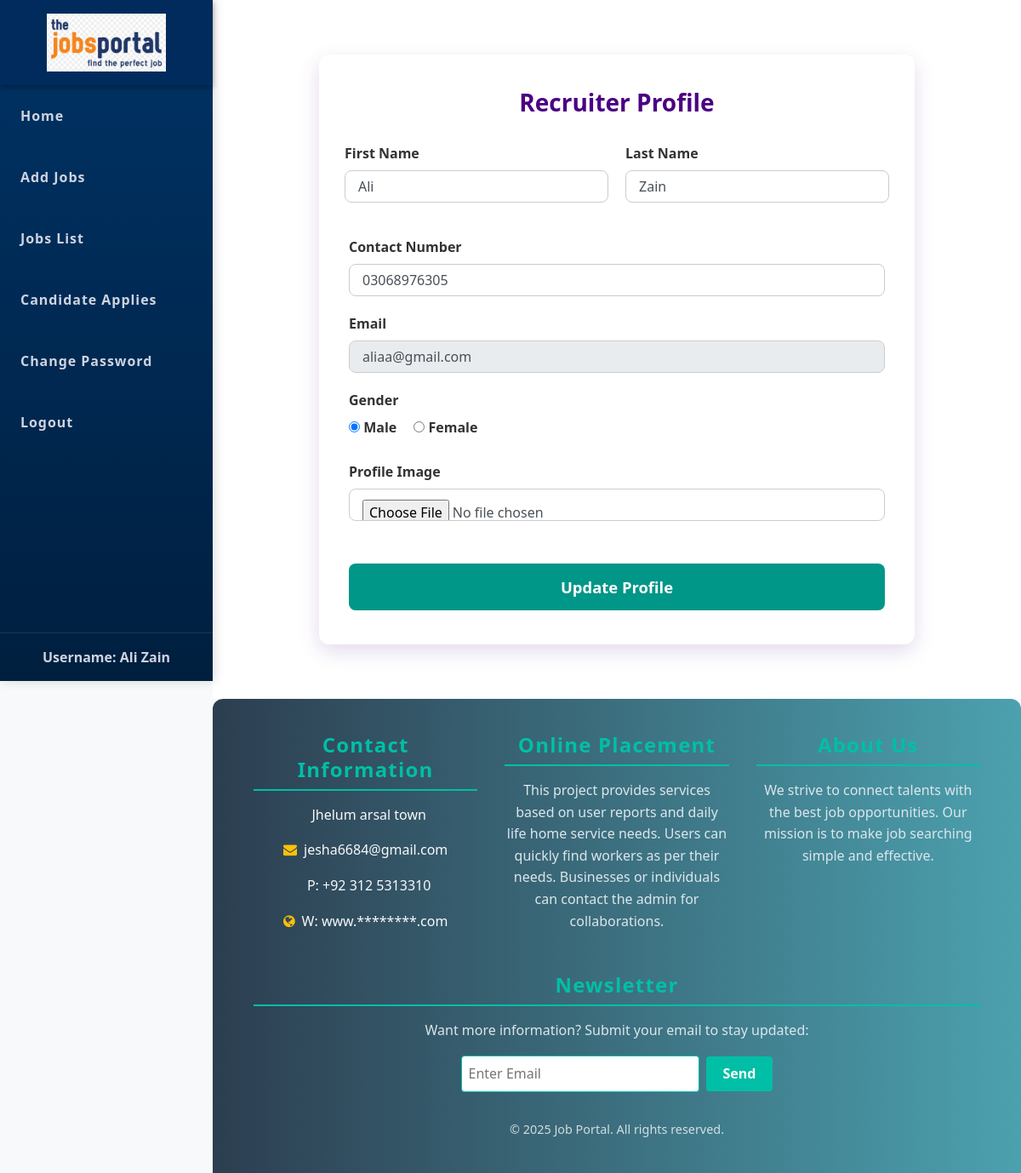
/recruiter_home/ (signed in), run on the app's committed database.
### job/models.py (models this page shows, shortened)
class Recruiter(models.Model):
    user = models.ForeignKey(User, on_delete=models.CASCADE)
    mobile = models.CharField(max_length=15, null=True)
    image = models.FileField(null=True)
    gender = models.CharField(max_length=15, null=True)
    type = models.CharField(max_length=15, null=True)
    company = models.CharField(max_length=150, null=True)
    status = models.CharField(max_length=25, null=True)

### job/views.py (the view, shortened to what this page needs)
# urls.py: path('recruiter_home/', views.recruiter_home, name='recruiter_home'),
def recruiter_home(request):
    if not request.user.is_authenticated:
        return redirect('recruiter_home')
    user = request.user
    recruiter = Recruiter.objects.get(user=user)
    error = ''
    d = {'recruiter':recruiter, 'error':error}
    return render(request, 'recruiter_home.html', d)

### job/templates/recruiter_home.html (shortened to what this page needs)
{% load static %}
<!DOCTYPE html>
<html lang="en">
<head>
  <link rel="stylesheet" href="https://maxcdn.bootstrapcdn.com/bootstrap/4.5.2/css/bootstrap.min.css" />
  <link rel="stylesheet" href="https://cdnjs.cloudflare.com/ajax/libs/font-awesome/4.7.0/css/font-awesome.min.css" />
</head>
<body>
  {% include 'recruiter_nav.html' %}
  <main class="content" role="main">
    <div class="profile-container">
      <h2 class="profile-header">Recruiter Profile</h2>
      <form name="signup" method="post" enctype="multipart/form-data">
        <div class="form-row">
          <div>
            <label for="fname">First Name</label>
            <input type="text" id="fname" name="fname" class="form-control" value="{{recruiter.user.first_name}}" required>
          </div>
          <div>
            <label for="lname">Last Name</label>
            <input type="text" id="lname" name="lname" class="form-control" value="{{recruiter.user.last_name}}" required>
          </div>
        </div>
        <div>
          <label for="contact">Contact Number</label>
          <input type="text" id="contact" name="contact" class="form-control" value="{{recruiter.mobile}}" required>
        </div>
        <div>
          <label for="email">Email</label>
          <input type="email" id="email" class="form-control" value="{{recruiter.user.username}}" readonly required>
        </div>
        <div style="margin-bottom: 20px;">
          <label>Gender</label>
          <div style="display: flex; gap: 20px;">
            <div>
              <input type="radio" name="gender" id="genderMale" value="Male" required {% if recruiter.gender == 'Male' %}checked{% endif %}>
              <label for="genderMale">Male</label>
            </div>
            <div>
              <input type="radio" name="gender" id="genderFemale" value="Female" required {% if recruiter.gender == 'Female' %}checked{% endif %}>
              <label for="genderFemale">Female</label>
            </div>
          </div>
        </div>
        <div>
          <label for="image">Profile Image</label>
          <input type="file" id="image" name="image" class="form-control" accept="image/*">
        </div>
        <button type="submit" class="btn-submit">Update Profile</button>
      </form>
    </div>
  </main>
  {% include 'footer.html' %}
</body>
</html>

### job/templates/recruiter_nav.html (shortened to what this page needs)
{% load static %}
<!DOCTYPE html>
<html lang="en">
<head>
  <link rel="stylesheet" href="https://maxcdn.bootstrapcdn.com/bootstrap/4.5.2/css/bootstrap.min.css" />
  <link rel="stylesheet" href="https://cdnjs.cloudflare.com/ajax/libs/font-awesome/4.7.0/css/font-awesome.min.css" />
</head>
<body>
  <nav id="sidebar" aria-label="Recruiter navigation sidebar">
    <div class="sidebar-brand">
      <a href="{% url 'recruiter_home' %}">
        <img src="{% static 'image/c1.png' %}" alt="Recruiter Portal Logo" />
      </a>
    </div>
    <ul class="nav">
      <li class="nav-item"><a class="nav-link" href="{% url 'recruiter_home' %}">Home</a></li>
      <li class="nav-item"><a class="nav-link" href="{% url 'add_job' %}">Add Jobs</a></li>
      <li class="nav-item"><a class="nav-link" href="{% url 'job_list' %}">Jobs List</a></li>
      <li class="nav-item"><a class="nav-link" href="{% url 'applied_candidatelist' %}">Candidate Applies</a></li>
      <li class="nav-item"><a class="nav-link" href="{% url 'changepasswordrecruiter' %}">Change Password</a></li>
      <li class="nav-item"><a class="nav-link" href="{% url 'Logout' %}">Logout</a></li>
    </ul>
    <div class="user-info" aria-label="Logged in recruiter info">
      Username: {{ request.user.first_name }} {{ request.user.last_name }}
    </div>
  </nav>
</body>
</html>

### job/templates/recruiter_home.html (style rules this page uses)
body { margin: 0; font-family: 'Segoe UI', Tahoma, Geneva, Verdana, sans-serif; background-color: #f8f9fa; display: flex; flex-direction: column; min-height: 100vh; overflow-x: hidden; }
main.content { margin-left: 250px; padding: 2rem; flex-grow: 1; background-color: #fff; box-sizing: border-box; min-height: calc(100vh - 200px); }
.profile-container { width: 100%; max-width: 700px; background-color: #fff; border-radius: 12px; box-shadow: 0 8px 24px rgba(75, 0, 130, 0.15); padding: 40px 35px; margin: 2rem auto; }
.profile-header { font-size: 28px; font-weight: 700; color: #4B0082; margin-bottom: 30px; text-align: center; }
label { font-weight: 600; color: #333; margin-bottom: 6px; display: block; }
input.form-control, input.form-control-file { width: 100%; border-radius: 8px; border: 1.5px solid #ccc; padding: 12px 15px; font-size: 1rem; margin-bottom: 20px; transition: border-color 0.3s ease, box-shadow 0.3s ease; }
.form-row { display: flex; gap: 20px; margin-bottom: 20px; }
.form-row > div { flex: 1; }
.btn-submit { width: 100%; margin-top: 30px; padding: 14px 0; font-weight: 700; font-size: 1.15rem; border-radius: 8px; background-color: #009688; border: none; color: #fff; cursor: pointer; transition: background-color 0.3s ease, box-shadow 0.3s ease; }

### job/templates/recruiter_nav.html (style rules this page uses)
body { margin: 0; font-family: 'Segoe UI', Tahoma, Geneva, Verdana, sans-serif; background-color: #f8f9fa; display: flex; min-height: 100vh; overflow-x: hidden; }
#sidebar { position: fixed; top: 0; left: 0; width: 250px; height: 100vh; background: linear-gradient(180deg, #003366, #001f3f); box-shadow: 2px 0 12px rgba(0, 0, 0, 0.15); padding-top: 100px; display: flex; flex-direction: column; z-index: 1050; user-select: none; }
#sidebar .sidebar-brand { position: fixed; top: 0; left: 0; width: 250px; height: 100px; background-color: #002b5c; display: flex; justify-content: center; align-items: center; box-shadow: 0 3px 6px rgba(0, 0, 0, 0.3); z-index: 1100; }
#sidebar .sidebar-brand img { width: 140px; cursor: pointer; }
#sidebar ul.nav { flex-grow: 1; padding-left: 0; margin: 0; list-style: none; display: flex; flex-direction: column; }
#sidebar ul.nav li.nav-item { margin: 0.5rem 0; }
#sidebar ul.nav li.nav-item a.nav-link { color: #cdd4e0; font-weight: 600; padding: 1rem 1.5rem; border-radius: 8px; display: block; transition: background-color 0.3s ease, color 0.3s ease; text-decoration: none; letter-spacing: 0.06em; }
#sidebar .user-info { padding: 1rem 20px; color: #cdd4e0; font-weight: 600; border-top: 1px solid rgba(255, 255, 255, 0.1); text-align: center; user-select: none; white-space: nowrap; overflow: hidden; text-overflow: ellipsis; }
main.content { margin-left: 250px; padding: 2rem; flex-grow: 1; overflow-x: hidden; background-color: #fff; box-sizing: border-box; min-height: 100vh; }

### data on the page
Recruiter: fname "Ali", lname "Zain", contact "03068976305", user.username "aliaa@gmail.com", gender "☑ Male", gender "☐ Female"

### other printed values
{{ request.user.first_name }} "Ali"
{{ request.user.last_name }} "Zain"
{{ year|default:"2025" }} "2025"
